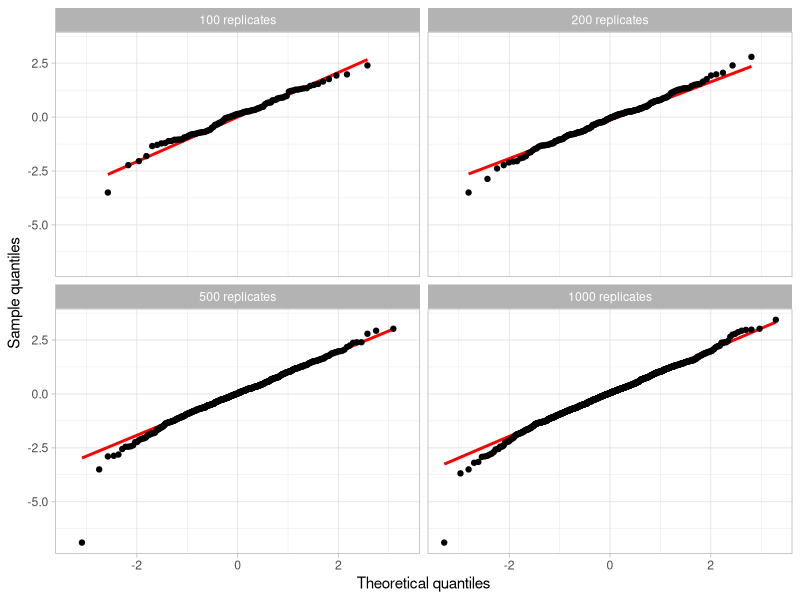

Write R code to recreate this figure.
## ---- chunk 1

# I demonstrate how to use bootstrapping to do hypothesis testing using a dataset `sleep` in tidyverse. It is to test wheather there is a significant increase in the number of extra hours of sleep compared to the control group.

library(tidyverse)
theme_set(theme_light())

sleep <- as_tibble(sleep)
print(sleep, n = 5)

# `t.test` is only valid when data are normally distributed. In reality, this is often not true.

test_sleep <- function(df) {
  df <- as_tibble(df)
  t.test(extra ~ group, data = df, alternative = "less")
}
theta_hat <- test_sleep(sleep)

## ---- chunk 2

# First sample under the null.

boot_null_factory <- function(df) {
  df <- as_tibble(df)
  groups <- df %>% pull(group)
  function(seed = 0) {
    set.seed(seed)
    sample_frac(df, replace = TRUE) %>% 
      mutate(group = groups)
  }
}

boot_null <- boot_null_factory(sleep)

## ---- chunk 3

# Create a tibble `boot_null_results` with values of the regression coefficients averaged over an increasing number of bootstrap replicates.

boot_theta <- function(nboot, boot_fun, theta) {
  tibble(
    b = 1:nboot,
    df_b = map(b, ~ boot_fun(.x)),
    theta_b = map(df_b, theta)
  )
}

boot_null_results <- tibble(
  nboot = c(100, 200, 500, 1000),
  theta_b = map(nboot, boot_theta, boot_fun = boot_null, theta = test_sleep)
) %>%
  unnest(theta_b) %>%
  dplyr::select(-df_b) %>%
  mutate(theta_b = map_dbl(theta_b, "statistic"))

## ---- chunk 4

# Q-Q plot of `theta_b`

library(ggplot2)

ggplot(boot_null_results,
       aes(sample = theta_b)) +
  stat_qq_line(distribution = qnorm,
               color = "red",
               size = 1) +
  geom_qq(distribution = qnorm) +
  facet_wrap(~ nboot, labeller = 
               as_labeller(function(x) paste(x, "replicates"))) +
  labs(x = "Theoretical quantiles",
       y = "Sample quantiles")

## ---- chunk 5

# Extract the p values

boot_null_pval <- boot_null_results %>%
  group_by(nboot) %>%
  summarize(pval = mean(theta_b <= theta_hat$statistic))

print(boot_null_pval, n = 5)

